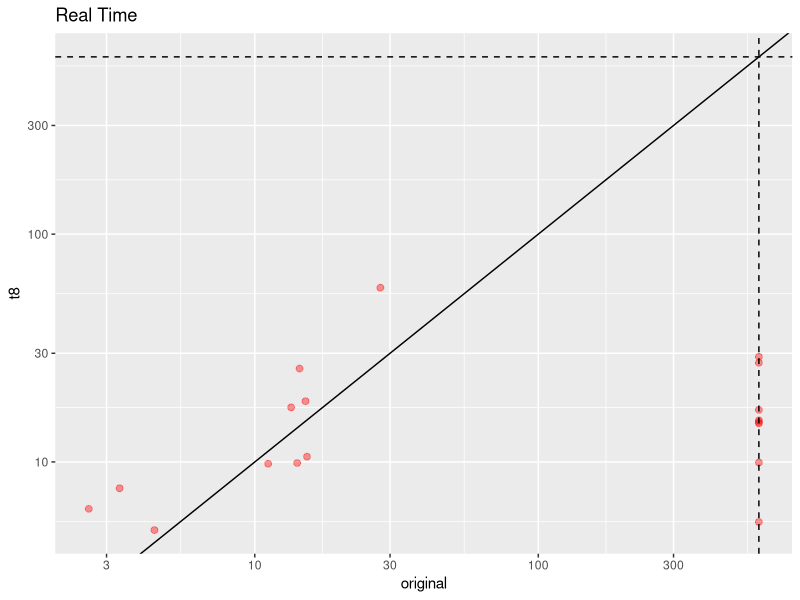
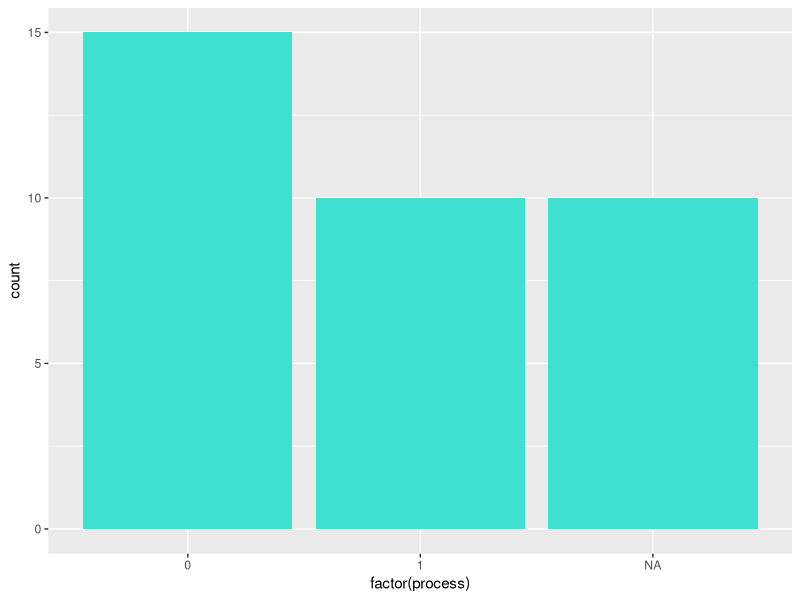
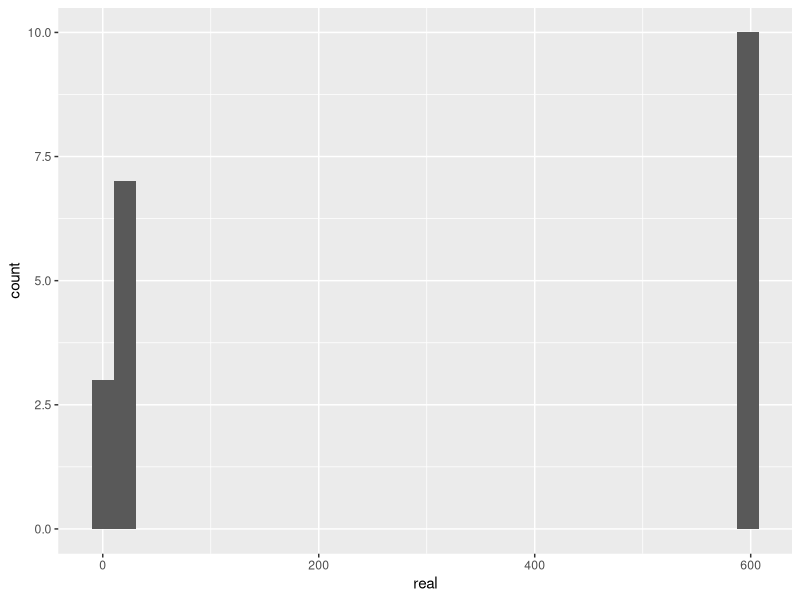
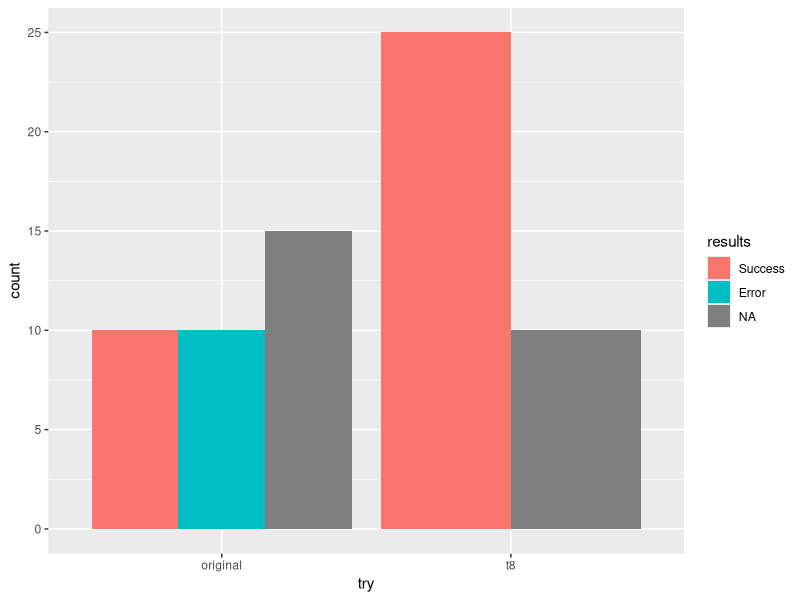

R code for these plots, in order:
library(ggplot2)
library(stringr)
library(dplyr)

setwd('./data-treatment')

status_meanings <- c('Success', 'Error')

original <- read.csv('squares_scythe.csv', header=T, stringsAsFactors=FALSE) %>% filter(str_detect(name, 'top_rated')) %>% mutate(real = ifelse(status==1, 600, real)) %>% mutate(timeout = ifelse(status==1, 'True', timeout))

t8 <- read.csv('try8.csv', header=T, stringsAsFactors=FALSE) %>% filter(str_detect(name, 'top_rated'))


# times scatter plot
A <- 'original';B <- 't8'; merge(eval(parse(text = A)), eval(parse(text = B)), by='name', suffixes = c("_A", "_B")) %>% filter(timeout_A == 'False' | timeout_B == 'False') %>% ggplot(aes(x=real_A, y=real_B)) + geom_point(color='red', alpha = 0.4, size=2) + scale_x_continuous(trans='log10') + scale_y_continuous(trans='log10') + geom_abline() + geom_hline(yintercept=600, linetype="dashed") + geom_vline(xintercept=600, linetype="dashed") + labs(y=B, x = A) + ggtitle('Real Time')

# process distribution
ggplot(t8, aes(x=factor(process))) + geom_bar(fill="turquoise")

#solve time distribution
ggplot(original, aes(x=real)) + geom_histogram()

# solved instances by try
tries <- list('original' = original, 't8' = t8); solved <- bind_rows(tries, .id='try'); results <- factor(solved$status, labels=status_meanings); ggplot(solved, aes(x=try, fill=results)) + geom_bar(position="dodge")
